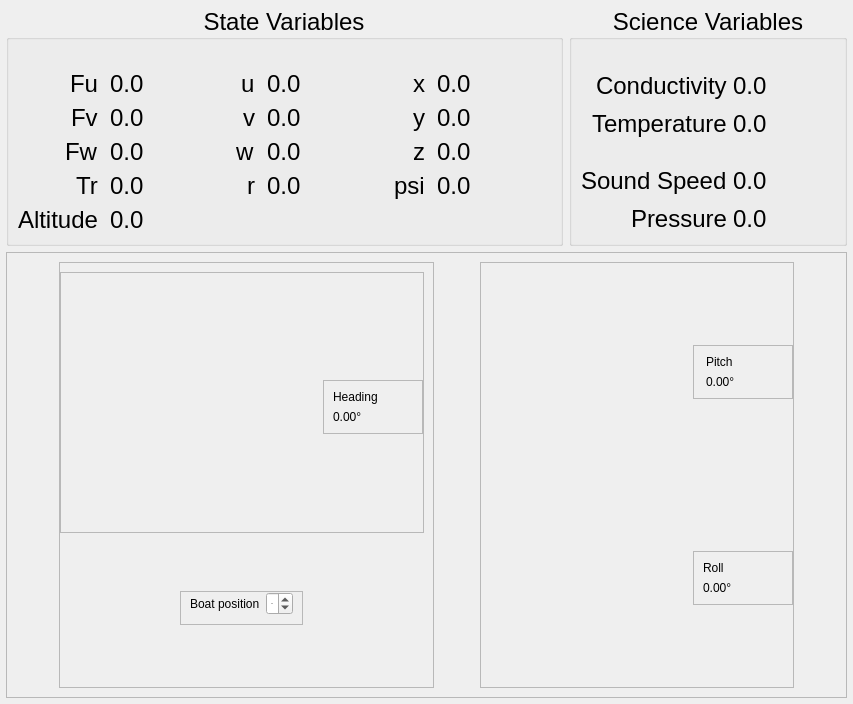
         <widget class="QWidget" name="data_widget">
          <property name="styleSheet">
           <string notr="true"/>
          </property>
          <layout class="QVBoxLayout" name="verticalLayout_14">
           <property name="leftMargin">
            <number>0</number>
           </property>
           <property name="topMargin">
            <number>0</number>
           </property>
           <property name="rightMargin">
            <number>0</number>
           </property>
           <property name="bottomMargin">
            <number>0</number>
           </property>
           <item>
            <widget class="QWidget" name="widget" native="true">
             <property name="styleSheet">
              <string notr="true"/>
             </property>
             <layout class="QGridLayout" name="gridLayout_5" rowstretch="1,2" columnstretch="2,1">
              <property name="leftMargin">
               <number>6</number>
              </property>
              <property name="topMargin">
               <number>6</number>
              </property>
              <property name="rightMargin">
               <number>6</number>
              </property>
              <property name="bottomMargin">
               <number>6</number>
              </property>
              <property name="spacing">
               <number>6</number>
              </property>
              <item row="0" column="0">
               <widget class="QGroupBox" name="groupBox_19">
                <property name="font">
                 <font>
                  <pointsize>18</pointsize>
                 </font>
                </property>
                <property name="styleSheet">
                 <string notr="true">QLabel[status=&quot;safe&quot;] {
	background-color: rgb(67, 151, 73);
}

QLabel[status=&quot;warning&quot;] {
	background-color: rgb(218, 139, 49);
}

QLabel[status=&quot;danger&quot;] {
	background-color: rgb(199, 54, 48);
}</string>
                </property>
                <property name="title">
                 <string>State Variables</string>
                </property>
                <property name="alignment">
                 <set>Qt::AlignCenter</set>
                </property>
                <property name="bg" stdset="0">
                 <string>dark</string>
                </property>
                <layout class="QGridLayout" name="gridLayout_4" columnstretch="0,1,0,1,0,1">
                 <property name="topMargin">
                  <number>30</number>
                 </property>
                 <property name="horizontalSpacing">
                  <number>12</number>
                 </property>
                 <item row="4" column="0" alignment="Qt::AlignRight">
                  <widget class="QLabel" name="label_14">
                   <property name="text">
                    <string>Altitude</string>
                   </property>
                   <property name="bg" stdset="0">
                    <string>none</string>
                   </property>
                  </widget>
                 </item>
                 <item row="2" column="4" alignment="Qt::AlignRight">
                  <widget class="QLabel" name="label_27">
                   <property name="text">
                    <string>z</string>
                   </property>
                   <property name="bg" stdset="0">
                    <string>none</string>
                   </property>
                  </widget>
                 </item>
                 <item row="0" column="5">
                  <widget class="QLabel" name="data_x">
                   <property name="text">
                    <string>0.0</string>
                   </property>
                   <property name="role" stdset="0">
                    <string>data</string>
                   </property>
                  </widget>
                 </item>
                 <item row="0" column="0" alignment="Qt::AlignRight">
                  <widget class="QLabel" name="label_9">
                   <property name="text">
                    <string>Fu</string>
                   </property>
                   <property name="bg" stdset="0">
                    <string>none</string>
                   </property>
                  </widget>
                 </item>
                 <item row="2" column="0" alignment="Qt::AlignRight">
                  <widget class="QLabel" name="label_12">
                   <property name="text">
                    <string>Fw</string>
                   </property>
                   <property name="bg" stdset="0">
                    <string>none</string>
                   </property>
                  </widget>
                 </item>
                 <item row="1" column="4" alignment="Qt::AlignRight">
                  <widget class="QLabel" name="label_26">
                   <property name="text">
                    <string>y</string>
                   </property>
                   <property name="bg" stdset="0">
                    <string>none</string>
                   </property>
                  </widget>
                 </item>
                 <item row="3" column="1">
                  <widget class="QLabel" name="data_tr">
                   <property name="text">
                    <string>0.0</string>
                   </property>
                   <property name="role" stdset="0">
                    <string>data</string>
                   </property>
                  </widget>
                 </item>
                 <item row="0" column="1">
                  <widget class="QLabel" name="data_fu">
                   <property name="text">
                    <string>0.0</string>
                   </property>
                   <property name="margin">
                    <number>0</number>
                   </property>
                   <property name="role" stdset="0">
                    <string>data</string>
                   </property>
                  </widget>
                 </item>
                 <item row="2" column="1">
                  <widget class="QLabel" name="data_fw">
                   <property name="text">
                    <string>0.0</string>
                   </property>
                   <property name="role" stdset="0">
                    <string>data</string>
                   </property>
                  </widget>
                 </item>
                 <item row="3" column="0" alignment="Qt::AlignRight">
                  <widget class="QLabel" name="label_13">
                   <property name="text">
                    <string>Tr</string>
                   </property>
                   <property name="bg" stdset="0">
                    <string>none</string>
                   </property>
                  </widget>
                 </item>
                 <item row="3" column="4" alignment="Qt::AlignRight">
                  <widget class="QLabel" name="label_28">
                   <property name="text">
                    <string>psi</string>
                   </property>
                   <property name="bg" stdset="0">
                    <string>none</string>
                   </property>
                  </widget>
                 </item>
                 <item row="1" column="1">
                  <widget class="QLabel" name="data_fv">
                   <property name="text">
                    <string>0.0</string>
                   </property>
                   <property name="role" stdset="0">
                    <string>data</string>
                   </property>
                  </widget>
                 </item>
                 <item row="1" column="5">
                  <widget class="QLabel" name="data_y">
                   <property name="text">
                    <string>0.0</string>
                   </property>
                   <property name="role" stdset="0">
                    <string>data</string>
                   </property>
                  </widget>
                 </item>
                 <item row="0" column="2" alignment="Qt::AlignRight">
                  <widget class="QLabel" name="label_19">
                   <property name="text">
                    <string>u</string>
                   </property>
                   <property name="bg" stdset="0">
                    <string>none</string>
                   </property>
                  </widget>
                 </item>
                 <item row="4" column="1">
                  <widget class="QLabel" name="data_altitude">
                   <property name="text">
                    <string>0.0</string>
                   </property>
                   <property name="role" stdset="0">
                    <string>data</string>
                   </property>
                   <property name="status" stdset="0">
                    <string>danger</string>
                   </property>
                  </widget>
                 </item>
                 <item row="1" column="0" alignment="Qt::AlignRight">
                  <widget class="QLabel" name="label_11">
                   <property name="text">
                    <string>Fv</string>
                   </property>
                   <property name="bg" stdset="0">
                    <string>none</string>
                   </property>
                  </widget>
                 </item>
                 <item row="0" column="4" alignment="Qt::AlignRight">
                  <widget class="QLabel" name="label_25">
                   <property name="text">
                    <string>x</string>
                   </property>
                   <property name="bg" stdset="0">
                    <string>none</string>
                   </property>
                  </widget>
                 </item>
                 <item row="1" column="3">
                  <widget class="QLabel" name="data_v">
                   <property name="text">
                    <string>0.0</string>
                   </property>
                   <property name="role" stdset="0">
                    <string>data</string>
                   </property>
                  </widget>
                 </item>
                 <item row="0" column="3">
                  <widget class="QLabel" name="data_u">
                   <property name="text">
                    <string>0.0</string>
                   </property>
                   <property name="role" stdset="0">
                    <string>data</string>
                   </property>
                  </widget>
                 </item>
                 <item row="2" column="5">
                  <widget class="QLabel" name="data_z">
                   <property name="text">
                    <string>0.0</string>
                   </property>
                   <property name="role" stdset="0">
                    <string>data</string>
                   </property>
                  </widget>
                 </item>
                 <item row="3" column="5">
                  <widget class="QLabel" name="data_psi">
                   <property name="text">
                    <string>0.0</string>
                   </property>
                   <property name="role" stdset="0">
                    <string>data</string>
                   </property>
                  </widget>
                 </item>
                 <item row="1" column="2" alignment="Qt::AlignRight">
                  <widget class="QLabel" name="label_21">
                   <property name="text">
                    <string>v</string>
                   </property>
                   <property name="bg" stdset="0">
                    <string>none</string>
                   </property>
                  </widget>
                 </item>
                 <item row="3" column="3">
                  <widget class="QLabel" name="data_r">
                   <property name="text">
                    <string>0.0</string>
                   </property>
                   <property name="role" stdset="0">
                    <string>data</string>
                   </property>
                  </widget>
                 </item>
                 <item row="3" column="2" alignment="Qt::AlignRight">
                  <widget class="QLabel" name="label_22">
                   <property name="text">
                    <string>r</string>
                   </property>
                   <property name="bg" stdset="0">
                    <string>none</string>
                   </property>
                  </widget>
                 </item>
                 <item row="2" column="2" alignment="Qt::AlignRight">
                  <widget class="QLabel" name="label_54">
                   <property name="text">
                    <string>w</string>
                   </property>
                   <property name="bg" stdset="0">
                    <string>none</string>
                   </property>
                  </widget>
                 </item>
                 <item row="2" column="3">
                  <widget class="QLabel" name="data_w">
                   <property name="text">
                    <string>0.0</string>
                   </property>
                   <property name="role" stdset="0">
                    <string>data</string>
                   </property>
                  </widget>
                 </item>
                </layout>
               </widget>
              </item>
              <item row="0" column="1">
               <widget class="QGroupBox" name="groupBox_21">
                <property name="font">
                 <font>
                  <pointsize>18</pointsize>
                 </font>
                </property>
                <property name="title">
                 <string>Science Variables</string>
                </property>
                <property name="alignment">
                 <set>Qt::AlignCenter</set>
                </property>
                <property name="bg" stdset="0">
                 <string>dark</string>
                </property>
                <layout class="QGridLayout" name="gridLayout_7" columnstretch="0,1">
                 <property name="topMargin">
                  <number>30</number>
                 </property>
                 <item row="1" column="1">
                  <widget class="QLabel" name="data_temperature">
                   <property name="text">
                    <string>0.0</string>
                   </property>
                   <property name="margin">
                    <number>10</number>
                   </property>
                   <property name="role" stdset="0">
                    <string>data</string>
                   </property>
                  </widget>
                 </item>
                 <item row="3" column="0" alignment="Qt::AlignRight">
                  <widget class="QLabel" name="label_15">
                   <property name="text">
                    <string>Sound Speed</string>
                   </property>
                   <property name="bg" stdset="0">
                    <string>none</string>
                   </property>
                  </widget>
                 </item>
                 <item row="0" column="1">
                  <widget class="QLabel" name="data_conductivity">
                   <property name="text">
                    <string>0.0</string>
                   </property>
                   <property name="margin">
                    <number>10</number>
                   </property>
                   <property name="role" stdset="0">
                    <string>data</string>
                   </property>
                  </widget>
                 </item>
                 <item row="3" column="1">
                  <widget class="QLabel" name="data_sound_speed">
                   <property name="text">
                    <string>0.0</string>
                   </property>
                   <property name="margin">
                    <number>10</number>
                   </property>
                   <property name="role" stdset="0">
                    <string>data</string>
                   </property>
                  </widget>
                 </item>
                 <item row="1" column="0" alignment="Qt::AlignRight">
                  <widget class="QLabel" name="label_17">
                   <property name="text">
                    <string>Temperature</string>
                   </property>
                   <property name="bg" stdset="0">
                    <string>none</string>
                   </property>
                  </widget>
                 </item>
                 <item row="4" column="0" alignment="Qt::AlignRight">
                  <widget class="QLabel" name="label_10">
                   <property name="text">
                    <string>Pressure</string>
                   </property>
                   <property name="bg" stdset="0">
                    <string>none</string>
                   </property>
                  </widget>
                 </item>
                 <item row="0" column="0" alignment="Qt::AlignRight">
                  <widget class="QLabel" name="label_16">
                   <property name="text">
                    <string>Conductivity</string>
                   </property>
                   <property name="bg" stdset="0">
                    <string>none</string>
                   </property>
                  </widget>
                 </item>
                 <item row="4" column="1">
                  <widget class="QLabel" name="data_pressure">
                   <property name="text">
                    <string>0.0</string>
                   </property>
                   <property name="margin">
                    <number>10</number>
                   </property>
                   <property name="role" stdset="0">
                    <string>data</string>
                   </property>
                  </widget>
                 </item>
                 <item row="2" column="0" colspan="2">
                  <spacer name="horizontalSpacer_4">
                   <property name="orientation">
                    <enum>Qt::Horizontal</enum>
                   </property>
                   <property name="sizeHint" stdset="0">
                    <size>
                     <width>40</width>
                     <height>20</height>
                    </size>
                   </property>
                  </spacer>
                 </item>
                </layout>
               </widget>
              </item>
              <item row="1" column="0" colspan="2">
               <widget class="QFrame" name="frame_18">
                <property name="frameShape">
                 <enum>QFrame::StyledPanel</enum>
                </property>
                <property name="frameShadow">
                 <enum>QFrame::Raised</enum>
                </property>
                <property name="bg" stdset="0">
                 <string>dark</string>
                </property>
                <layout class="QHBoxLayout" name="horizontalLayout_5">
                 <property name="leftMargin">
                  <number>12</number>
                 </property>
                 <property name="rightMargin">
                  <number>12</number>
                 </property>
                 <item>
                  <spacer name="horizontalSpacer_6">
                   <property name="orientation">
                    <enum>Qt::Horizontal</enum>
                   </property>
                   <property name="sizeHint" stdset="0">
                    <size>
                     <width>40</width>
                     <height>20</height>
                    </size>
                   </property>
                  </spacer>
                 </item>
                 <item alignment="Qt::AlignRight">
                  <widget class="QFrame" name="frame_14">
                   <property name="frameShape">
                    <enum>QFrame::StyledPanel</enum>
                   </property>
                   <property name="frameShadow">
                    <enum>QFrame::Raised</enum>
                   </property>
                   <property name="bg" stdset="0">
                    <string>dark</string>
                   </property>
                   <layout class="QVBoxLayout" name="verticalLayout_18">
                    <property name="leftMargin">
                     <number>0</number>
                    </property>
                    <item alignment="Qt::AlignLeft">
                     <widget class="QFrame" name="frame_26">
                      <property name="frameShape">
                       <enum>QFrame::StyledPanel</enum>
                      </property>
                      <property name="frameShadow">
                       <enum>QFrame::Raised</enum>
                      </property>
                      <property name="bg" stdset="0">
                       <string>none</string>
                      </property>
                      <layout class="QHBoxLayout" name="horizontalLayout_6">
                       <property name="spacing">
                        <number>12</number>
                       </property>
                       <property name="leftMargin">
                        <number>0</number>
                       </property>
                       <property name="rightMargin">
                        <number>0</number>
                       </property>
                       <property name="bottomMargin">
                        <number>0</number>
                       </property>
                       <item>
                        <widget class="QWidget" name="compass_canvas" native="true">
                         <property name="minimumSize">
                          <size>
                           <width>250</width>
                           <height>250</height>
                          </size>
                         </property>
                         <property name="maximumSize">
                          <size>
                           <width>250</width>
                           <height>250</height>
                          </size>
                         </property>
                         <property name="styleSheet">
                          <string notr="true">border-radius: 125%;</string>
                         </property>
                         <property name="role" stdset="0">
                          <string>canvas</string>
                         </property>
                        </widget>
                       </item>
                       <item alignment="Qt::AlignLeft|Qt::AlignVCenter">
                        <widget class="QFrame" name="frame_25">
                         <property name="minimumSize">
                          <size>
                           <width>100</width>
                           <height>0</height>
                          </size>
                         </property>
                         <property name="frameShape">
                          <enum>QFrame::StyledPanel</enum>
                         </property>
                         <property name="frameShadow">
                          <enum>QFrame::Raised</enum>
                         </property>
                         <layout class="QVBoxLayout" name="verticalLayout_21">
                          <item>
                           <widget class="QLabel" name="label_18">
                            <property name="text">
                             <string>Heading</string>
                            </property>
                            <property name="bg" stdset="0">
                             <string>none</string>
                            </property>
                           </widget>
                          </item>
                          <item>
                           <widget class="QLabel" name="heading_label">
                            <property name="text">
                             <string>0.00°</string>
                            </property>
                           </widget>
                          </item>
                         </layout>
                        </widget>
                       </item>
                      </layout>
                     </widget>
                    </item>
                    <item alignment="Qt::AlignHCenter|Qt::AlignVCenter">
                     <widget class="QFrame" name="frame_20">
                      <property name="frameShape">
                       <enum>QFrame::StyledPanel</enum>
                      </property>
                      <property name="frameShadow">
                       <enum>QFrame::Raised</enum>
                      </property>
                      <property name="bg" stdset="0">
                       <string>none</string>
                      </property>
                      <layout class="QHBoxLayout" name="horizontalLayout_4">
                       <property name="topMargin">
                        <number>0</number>
                       </property>
                       <item alignment="Qt::AlignRight">
                        <widget class="QLabel" name="label_8">
                         <property name="text">
                          <string>Boat position</string>
                         </property>
                         <property name="bg" stdset="0">
                          <string>none</string>
                         </property>
                        </widget>
                       </item>
                       <item alignment="Qt::AlignLeft">
                        <widget class="QDoubleSpinBox" name="boat_position_spinbox">
                         <property name="font">
                          <font>
                           <pointsize>-1</pointsize>
                          </font>
                         </property>
                         <property name="styleSheet">
                          <string notr="true"/>
                         </property>
                         <property name="locale">
                          <locale language="English" country="UnitedStates"/>
                         </property>
                         <property name="wrapping">
                          <bool>true</bool>
                         </property>
                         <property name="buttonSymbols">
                          <enum>QAbstractSpinBox::UpDownArrows</enum>
                         </property>
                         <property name="accelerated">
                          <bool>true</bool>
                         </property>
                         <property name="decimals">
                          <number>2</number>
                         </property>
                         <property name="maximum">
                          <double>360.000000000000000</double>
                         </property>
                        </widget>
                       </item>
                      </layout>
                     </widget>
                    </item>
                   </layout>
                  </widget>
                 </item>
                 <item>
                  <spacer name="horizontalSpacer_2">
                   <property name="orientation">
                    <enum>Qt::Horizontal</enum>
                   </property>
                   <property name="sizeHint" stdset="0">
                    <size>
                     <width>40</width>
                     <height>20</height>
                    </size>
                   </property>
                  </spacer>
                 </item>
                 <item alignment="Qt::AlignLeft">
                  <widget class="QFrame" name="frame_22">
                   <property name="frameShape">
                    <enum>QFrame::StyledPanel</enum>
                   </property>
                   <property name="frameShadow">
                    <enum>QFrame::Raised</enum>
                   </property>
                   <property name="bg" stdset="0">
                    <string>dark</string>
                   </property>
                   <layout class="QGridLayout" name="gridLayout_20">
                    <property name="leftMargin">
                     <number>0</number>
                    </property>
                    <property name="rightMargin">
                     <number>0</number>
                    </property>
                    <property name="horizontalSpacing">
                     <number>12</number>
                    </property>
                    <item row="0" column="1" alignment="Qt::AlignLeft|Qt::AlignVCenter">
                     <widget class="QFrame" name="frame_23">
                      <property name="minimumSize">
                       <size>
                        <width>100</width>
                        <height>0</height>
                       </size>
                      </property>
                      <property name="frameShape">
                       <enum>QFrame::StyledPanel</enum>
                      </property>
                      <property name="frameShadow">
                       <enum>QFrame::Raised</enum>
                      </property>
                      <layout class="QVBoxLayout" name="verticalLayout_19">
                       <property name="leftMargin">
                        <number>12</number>
                       </property>
                       <property name="rightMargin">
                        <number>12</number>
                       </property>
                       <item>
                        <widget class="QLabel" name="label_51">
                         <property name="text">
                          <string>Pitch</string>
                         </property>
                        </widget>
                       </item>
                       <item>
                        <widget class="QLabel" name="pitch_label">
                         <property name="text">
                          <string>0.00°</string>
                         </property>
                        </widget>
                       </item>
                      </layout>
                     </widget>
                    </item>
                    <item row="0" column="0">
                     <widget class="QWidget" name="pitch_canvas" native="true">
                      <property name="minimumSize">
                       <size>
                        <width>200</width>
                        <height>200</height>
                       </size>
                      </property>
                      <property name="maximumSize">
                       <size>
                        <width>200</width>
                        <height>200</height>
                       </size>
                      </property>
                      <property name="styleSheet">
                       <string notr="true">border-radius: 100%;
</string>
                      </property>
                      <property name="role" stdset="0">
                       <string>canvas</string>
                      </property>
                     </widget>
                    </item>
                    <item row="1" column="1" alignment="Qt::AlignLeft|Qt::AlignVCenter">
                     <widget class="QFrame" name="frame_24">
                      <property name="minimumSize">
                       <size>
                        <width>100</width>
                        <height>0</height>
                       </size>
                      </property>
                      <property name="frameShape">
                       <enum>QFrame::StyledPanel</enum>
                      </property>
                      <property name="frameShadow">
                       <enum>QFrame::Raised</enum>
                      </property>
                      <layout class="QVBoxLayout" name="verticalLayout_20">
                       <item>
                        <widget class="QLabel" name="label_53">
                         <property name="text">
                          <string>Roll</string>
                         </property>
                        </widget>
                       </item>
                       <item>
                        <widget class="QLabel" name="roll_label">
                         <property name="text">
                          <string>0.00°</string>
                         </property>
                        </widget>
                       </item>
                      </layout>
                     </widget>
                    </item>
                    <item row="1" column="0">
                     <widget class="QWidget" name="roll_canvas" native="true">
                      <property name="minimumSize">
                       <size>
                        <width>200</width>
                        <height>200</height>
                       </size>
                      </property>
                      <property name="maximumSize">
                       <size>
                        <width>200</width>
                        <height>200</height>
                       </size>
                      </property>
                      <property name="styleSheet">
                       <string notr="true">border-radius: 100%;
</string>
                      </property>
                      <property name="role" stdset="0">
                       <string>canvas</string>
                      </property>
                     </widget>
                    </item>
                   </layout>
                  </widget>
                 </item>
                 <item>
                  <spacer name="horizontalSpacer_5">
                   <property name="orientation">
                    <enum>Qt::Horizontal</enum>
                   </property>
                   <property name="sizeHint" stdset="0">
                    <size>
                     <width>40</width>
                     <height>20</height>
                    </size>
                   </property>
                  </spacer>
                 </item>
                </layout>
               </widget>
              </item>
             </layout>
            </widget>
           </item>
          </layout>
         </widget>
